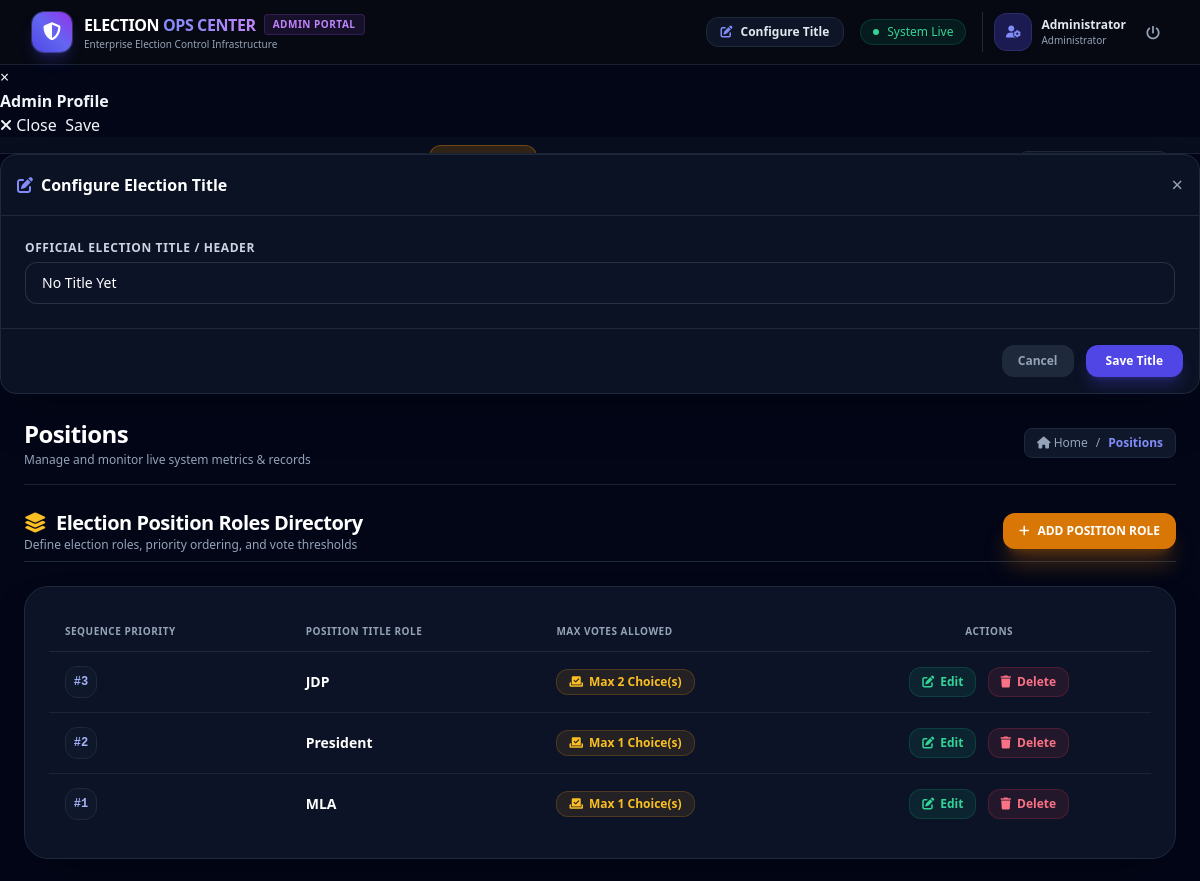
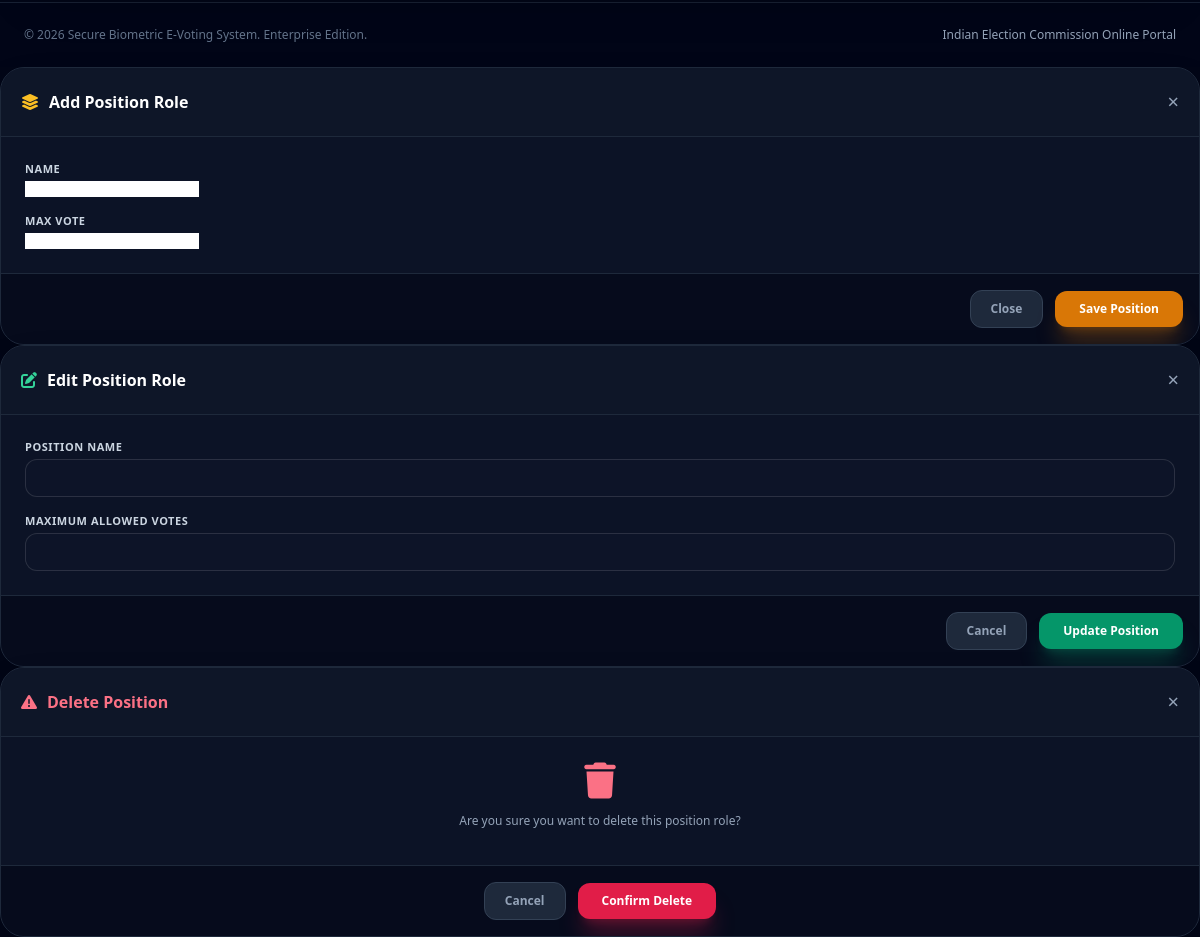
The page /administrator/positions/view (signed in) on the database its author committed (2 pictures, top to bottom).
### account/models.py (models this page shows, shortened)
class CustomUser(AbstractUser):
    USER_TYPE = ((1, "Admin"), (2, "Voter"))
    username = None  # Removed username, using email instead
    email = models.EmailField(unique=True)
    user_type = models.CharField(default=2, choices=USER_TYPE, max_length=1)
    created_at = models.DateTimeField(auto_now_add=True)
    updated_at = models.DateTimeField(auto_now=True)
    USERNAME_FIELD = "email"
    REQUIRED_FIELDS = []
    objects = CustomUserManager()

### voting/models.py (models this page shows, shortened)
class Position(models.Model):
    name = models.CharField(max_length=50, unique=True)
    max_vote = models.IntegerField()
    priority = models.IntegerField()

### administrator/views.py (the view, shortened to what this page needs)
# urls.py: path('positions/view', views.viewPositions, name='viewPositions'),
def viewPositions(request):
    positions = Position.objects.order_by('-priority').all()
    form = PositionForm(request.POST or None)
    context = {
        'positions': positions,
        'form1': form,
        'page_title': "Positions"
    }
    return render(request, "admin/positions.html", context)

### voting/forms.py
class PositionForm(FormSettings):
    class Meta:
        model = Position
        fields = ['name', 'max_vote']

### voting/context_processors.py (called while the page is built)
def ElectionTitle(request):
    context = {}
    title = "No Title Yet"
    try:
        file = open(settings.ELECTION_TITLE_PATH, 'r')
        title = file.read()
    except:
        pass
    context['TITLE'] = title
    return context

### administrator/templates/admin/positions.html (shortened to what this page needs)
{% extends 'root.html' %}
{% load static %}
{% block content %}
<div class="space-y-6">
  <div class="flex flex-col sm:flex-row sm:items-center justify-between gap-4 pb-2 border-b border-slate-800">
    <div>
      <h2 class="text-xl font-bold text-white tracking-tight flex items-center font-display">
        <i class="fa-solid fa-layer-group text-amber-400 mr-2.5"></i> Election Position Roles Directory
      </h2>
      <p class="text-xs text-slate-400">Define election roles, priority ordering, and vote thresholds</p>
    </div>
    <button type="button"
            data-toggle="modal"
            data-target="#addnew"
            class="inline-flex items-center justify-center px-4 py-2.5 rounded-xl text-xs font-bold text-white bg-amber-600 hover:bg-amber-500 shadow-xl shadow-amber-600/30 transition-all font-display">
      <i class="fa-solid fa-plus mr-2"></i> ADD POSITION ROLE
    </button>
  </div>
  <div class="glass-card-elevated rounded-3xl p-6 border border-slate-800 shadow-2xl space-y-4">
    <div class="overflow-x-auto">
      <table id="example1" class="w-full text-left border-collapse text-xs">
        <thead>
          <tr class="border-b border-slate-800 text-slate-400 uppercase font-semibold text-[10px] tracking-wider">
            <th class="py-3 px-4">Sequence Priority</th>
            <th class="py-3 px-4">Position Title Role</th>
            <th class="py-3 px-4">Max Votes Allowed</th>
            <th class="py-3 px-4 text-center">Actions</th>
          </tr>
        </thead>
        <tbody class="divide-y divide-slate-800/80 text-slate-200">
          {% for position in positions %}
          <tr class="hover:bg-slate-900/50 transition-colors">
            <td class="py-3.5 px-4 font-mono text-xs">
              <span class="w-8 h-8 rounded-xl bg-slate-900 text-indigo-300 border border-slate-800 flex items-center justify-center font-bold font-mono">
                #{{ position.priority }}
              </span>
            </td>
            <td class="py-3.5 px-4 font-bold text-white text-sm font-display">{{ position.name }}</td>
            <td class="py-3.5 px-4">
              <span class="inline-flex items-center px-3 py-1 rounded-xl text-xs font-bold bg-amber-500/10 text-amber-400 border border-amber-500/20">
                <i class="fa-solid fa-check-to-slot mr-1.5 text-xs"></i> Max {{ position.max_vote }} Choice(s)
              </span>
            </td>
            <td class="py-3.5 px-4 text-center space-x-2">
              <button type="button" class="edit inline-flex items-center px-3 py-1.5 rounded-xl text-xs font-bold bg-emerald-500/10 text-emerald-400 hover:bg-emerald-500/20 border border-emerald-500/20 transition-colors" data-id="{{ position.id }}">
                <i class="fa-solid fa-pen-to-square mr-1.5"></i> Edit
              </button>
              <button type="button" class="delete inline-flex items-center px-3 py-1.5 rounded-xl text-xs font-bold bg-rose-500/10 text-rose-400 hover:bg-rose-500/20 border border-rose-500/20 transition-colors" data-id="{{ position.id }}">
                <i class="fa-solid fa-trash mr-1.5"></i> Delete
              </button>
            </td>
          </tr>
          {% endfor %}
        </tbody>
      </table>
    </div>
  </div>
</div>
{% endblock content %}
{% block modal %}
<div class="modal fade" id="addnew" tabindex="-1" role="dialog" aria-hidden="true">
  <div class="modal-dialog modal-dialog-centered" role="document">
    <div class="modal-content glass-card-elevated border border-slate-800 text-slate-100 rounded-3xl shadow-2xl overflow-hidden">
      <div class="modal-header border-b border-slate-800 p-5 flex items-center justify-between bg-slate-900/80">
        <h5 class="modal-title font-bold text-base text-white flex items-center font-display">
          <i class="fa-solid fa-layer-group text-amber-400 mr-2.5"></i> Add Position Role
        </h5>
        <button type="button" class="close text-slate-400 hover:text-white text-xl" data-dismiss="modal" aria-label="Close">
          <span aria-hidden="true">&times;</span>
        </button>
      </div>
      <form method="POST" action="{% url 'viewPositions' %}">
        <div class="modal-body p-6 space-y-4 text-xs text-left">
          {% for field in form1 %}
          <div class="space-y-1">
            <label class="block text-[11px] font-bold text-slate-300 uppercase tracking-wider">{{ field.label }}</label>
            {{ field }}
          </div>
          {% endfor %}
        </div>
        <div class="modal-footer border-t border-slate-800 p-4 flex items-center justify-end space-x-3 bg-slate-950/60">
          <button type="button" class="px-5 py-2.5 rounded-xl text-xs font-bold text-slate-400 hover:text-white bg-slate-800 border border-slate-700" data-dismiss="modal">Close</button>
          <button type="submit" name="add" class="px-6 py-2.5 rounded-xl text-xs font-bold text-white bg-amber-600 hover:bg-amber-500 shadow-xl shadow-amber-600/30">Save Position</button>
        </div>
      </form>
    </div>
  </div>
</div>
<div class="modal fade" id="edit" tabindex="-1" role="dialog" aria-hidden="true">
  <div class="modal-dialog modal-dialog-centered" role="document">
    <div class="modal-content glass-card-elevated border border-slate-800 text-slate-100 rounded-3xl shadow-2xl overflow-hidden">
      <div class="modal-header border-b border-slate-800 p-5 flex items-center justify-between bg-slate-900/80">
        <h5 class="modal-title font-bold text-base text-white flex items-center font-display">
          <i class="fa-solid fa-pen-to-square text-emerald-400 mr-2.5"></i> Edit Position Role
        </h5>
        <button type="button" class="close text-slate-400 hover:text-white text-xl" data-dismiss="modal" aria-label="Close">
          <span aria-hidden="true">&times;</span>
        </button>
      </div>
      <form method="POST" action="{% url 'updatePosition' %}">
        <div class="modal-body p-6 space-y-4 text-xs text-left">
          <div class="space-y-1">
            <label for="name" class="block text-[11px] font-bold text-slate-300 uppercase tracking-wider">Position Name</label>
            <input type="text" class="w-full px-3.5 py-2.5 rounded-xl text-xs glass-input focus:outline-none" id="name" name="name" required>
          </div>
          <div class="space-y-1">
            <label for="max_vote" class="block text-[11px] font-bold text-slate-300 uppercase tracking-wider">Maximum Allowed Votes</label>
            <input type="number" class="w-full px-3.5 py-2.5 rounded-xl text-xs glass-input focus:outline-none" id="max_vote" name="max_vote" required min="1">
          </div>
        </div>
        <div class="modal-footer border-t border-slate-800 p-4 flex items-center justify-end space-x-3 bg-slate-950/60">
          <button type="button" class="px-5 py-2.5 rounded-xl text-xs font-bold text-slate-400 hover:text-white bg-slate-800 border border-slate-700" data-dismiss="modal">Cancel</button>
          <button type="submit" name="edit" class="px-6 py-2.5 rounded-xl text-xs font-bold text-white bg-emerald-600 hover:bg-emerald-500 shadow-xl shadow-emerald-600/30">Update Position</button>
        </div>
      </form>
    </div>
  </div>
</div>
<div class="modal fade" id="delete" tabindex="-1" role="dialog" aria-hidden="true">
  <div class="modal-dialog modal-dialog-centered" role="document">
    <div class="modal-content glass-card-elevated border border-slate-800 text-slate-100 rounded-3xl shadow-2xl text-center overflow-hidden">
      <div class="modal-header border-b border-slate-800 p-5 flex items-center justify-between bg-slate-900/80">
        <h5 class="modal-title font-bold text-base text-rose-400 flex items-center font-display">
          <i class="fa-solid fa-triangle-exclamation mr-2.5"></i> Delete Position
        </h5>
        <button type="button" class="close text-slate-400 hover:text-white text-xl" data-dismiss="modal" aria-label="Close">
          <span aria-hidden="true">&times;</span>
        </button>
      </div>
      <form method="POST" action="{% url 'deletePosition' %}">
        <div class="modal-body p-6 space-y-3">
          <i class="fa-solid fa-trash text-4xl text-rose-400 animate-pulse"></i>
          <p class="text-xs text-slate-400">Are you sure you want to delete this position role?</p>
        </div>
        <div class="modal-footer border-t border-slate-800 p-4 flex items-center justify-center space-x-3 bg-slate-950/60">
          <button type="button" class="px-5 py-2.5 rounded-xl text-xs font-bold text-slate-400 hover:text-white bg-slate-800 border border-slate-700" data-dismiss="modal">Cancel</button>
          <button type="submit" name="delete" class="px-6 py-2.5 rounded-xl text-xs font-bold text-white bg-rose-600 hover:bg-rose-500 shadow-xl shadow-rose-600/30">Confirm Delete</button>
        </div>
      </form>
    </div>
  </div>
</div>
{% endblock modal %}

### administrator/templates/navbar.html
{% load static %}
<header class="sticky top-0 z-40 bg-[#070a12]/90 backdrop-blur-xl border-b border-slate-800/80 px-4 sm:px-8 py-3">
  <div class="max-w-7xl mx-auto flex items-center justify-between">
    <div class="flex items-center space-x-3">
      <a href="{% url 'adminDashboard' %}" class="flex items-center space-x-3 group">
        <div class="w-10 h-10 rounded-xl bg-gradient-to-tr from-indigo-600 via-indigo-500 to-purple-600 flex items-center justify-center text-white shadow-lg shadow-indigo-600/30 ring-1 ring-indigo-400/30 group-hover:scale-105 transition-transform">
          <i class="fa-solid fa-shield-halved text-lg"></i>
        </div>
        <div>
          <div class="flex items-center space-x-2">
            <span class="font-display text-base font-extrabold text-white tracking-tight">
              ELECTION <span class="bg-gradient-to-r from-indigo-400 to-purple-400 bg-clip-text text-transparent">OPS CENTER</span>
            </span>
            <span class="px-2 py-0.5 rounded text-[10px] font-semibold uppercase tracking-wider bg-purple-500/10 text-purple-400 border border-purple-500/20">
              Admin Portal
            </span>
          </div>
          <span class="text-[10px] text-slate-400 font-medium block">Enterprise Election Control Infrastructure</span>
        </div>
      </a>
    </div>
    <div class="flex items-center space-x-3 sm:space-x-4">
      {% if request.user.user_type == '1' %}
      <button type="button"
              data-toggle="modal"
              data-target="#config"
              class="hidden sm:inline-flex items-center px-3.5 py-1.5 rounded-xl text-xs font-semibold text-slate-200 bg-slate-900/90 hover:bg-slate-800 border border-slate-800 hover:border-slate-700 transition-all shadow-sm">
        <i class="fa-solid fa-pen-to-square text-indigo-400 mr-2"></i>
        <span>Configure Title</span>
      </button>
      {% endif %}
      <div class="hidden md:flex items-center px-3 py-1 rounded-full text-xs font-medium bg-emerald-500/10 text-emerald-400 border border-emerald-500/20 shadow-sm">
        <span class="w-1.5 h-1.5 rounded-full bg-emerald-400 mr-2 animate-pulse"></span>
        System Live
      </div>
      <div class="flex items-center space-x-3 pl-3 border-l border-slate-800">
        <div class="flex items-center space-x-2.5">
          <div class="w-9 h-9 rounded-xl bg-indigo-600/30 text-indigo-400 flex items-center justify-center font-bold text-xs ring-1 ring-indigo-500/40 font-display">
            <i class="fa-solid fa-user-gear"></i>
          </div>
          <div class="hidden lg:block text-left">
            <span class="block text-xs font-bold text-slate-200">
              {{ request.user.first_name|default:request.user.email }}
            </span>
            <span class="block text-[10px] text-slate-400 font-medium">Administrator</span>
          </div>
        </div>
        <a href="{% url 'account_logout' %}"
           title="Sign Out"
           class="p-2 rounded-xl text-slate-400 hover:text-rose-400 hover:bg-rose-500/10 transition-colors">
          <i class="fa-solid fa-power-off text-sm"></i>
        </a>
      </div>
    </div>
  </div>
</header>
{% include "bio.html" %}

### administrator/templates/header.html (style rules this page uses)
html, body { height: 100%; margin: 0; padding: 0; background-color: #070a12; color: #f1f5f9; font-family: 'Plus Jakarta Sans', sans-serif; }
.glass-card-elevated { background: rgba(15, 23, 42, 0.85); backdrop-filter: blur(24px); border: 1px solid rgba(255, 255, 255, 0.12); box-shadow: 0 20px 50px rgba(0, 0, 0, 0.5); }
.glass-input { background: rgba(15, 23, 42, 0.6); border: 1px solid rgba(255, 255, 255, 0.12); color: #f8fafc; transition: all 0.2s ease; }

### rows shown on the page
CustomUser: user.first_name "Administrator"
Position: priority "3", name "JDP", max_vote "2"
Position: priority "2", name "President", max_vote "1"
Position: priority "1", name "MLA", max_vote "1"

### other values the page prints
{{ page_title }} "Positions"
{{ field.label }} "NAME" "MAX VOTE"
